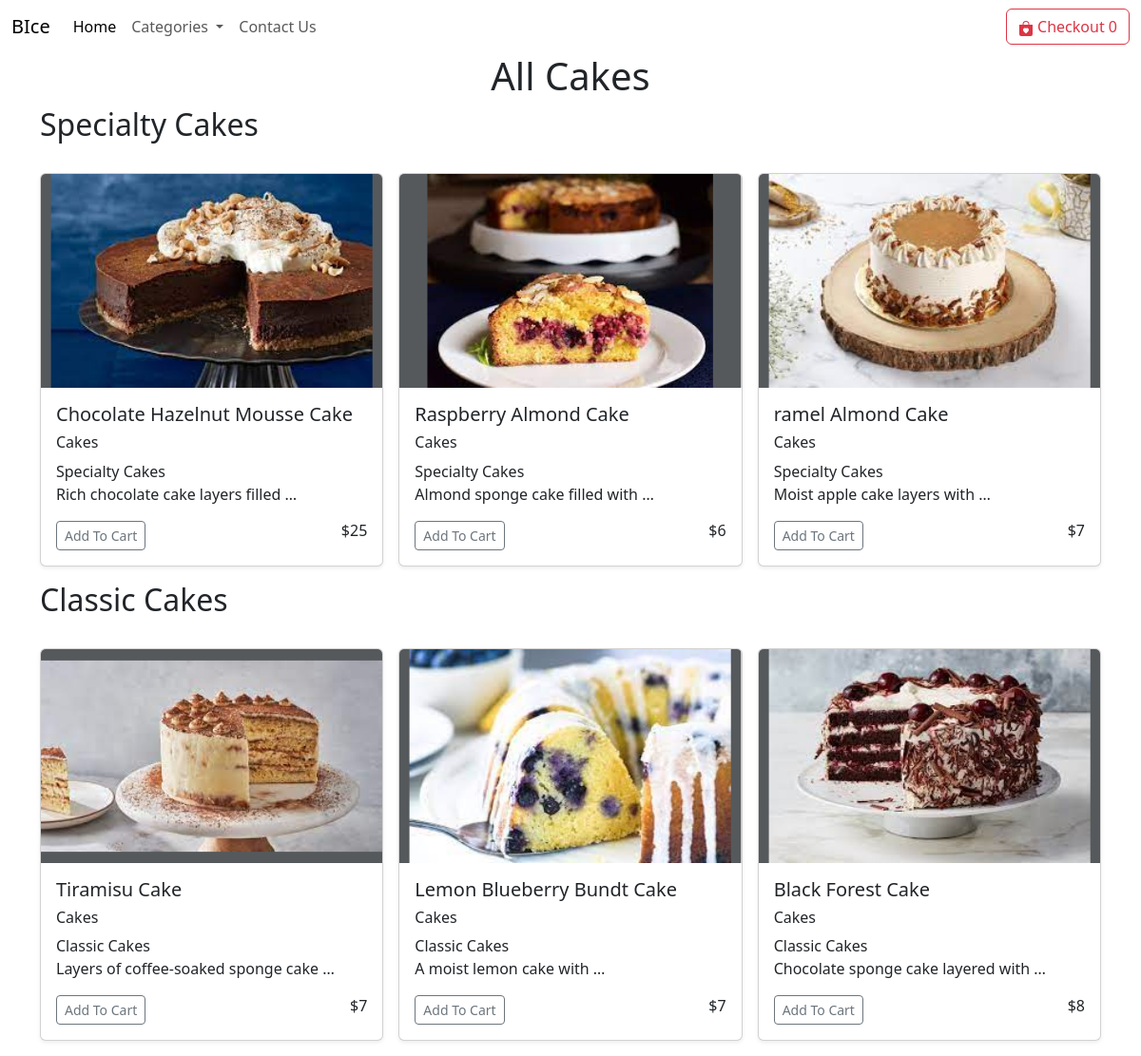
The page /cake on the database its author committed.
### app/models.py (models this page shows, shortened)
class Product(models.Model):
    name = models.CharField(max_length=127)
    price = models.IntegerField(default=0)
    category = models.CharField(max_length=255,default="")
    subcategory = models.CharField(max_length=255,default="")
    description = models.CharField(max_length=250, default='', blank=True, null=True)
    image = models.ImageField(upload_to='products/images')

### app/views.py (the view)
# urls.py: path('cake',views.cake,name='cake'),
def cake(request):
    cake_products = Product.objects.filter(category='Cakes')
    unique_subcategories = cake_products.values_list('subcategory', flat=True).distinct()
    params = {'cake_products': cake_products, 'unique_subcategories': unique_subcategories}
    return render(request, 'cake.html', params)

### templates/cake.html (shortened to what this page needs)
{% extends "base.html" %}
{% block body %}
{% load static %}
<div class="container">
    <h1 class="text-center">All Cakes</h1>
    {% for subcategory in unique_subcategories %}
    <h2 class="text">{{ subcategory }}</h2>
    <div class="row row-cols-1 row-cols-sm-2 row-cols-md-3 g-3 my-3">
        {% for product in cake_products %}
        {% if product.subcategory == subcategory %}
        <div class="col">
            <div class="card shadow-sm">
                <svg class="bd-placeholder-img card-img-top" width="100%" height="225" xmlns="http://www.w3.org/2000/svg" role="img" aria-label="Placeholder: Thumbnail" preserveAspectRatio="xMidYMid slice" focusable="false">
                    <title>{{ product.name }}</title>
                    <rect width="100%" height="100%" fill="#55595c"></rect>
                    <image xlink:href="/media/{{ product.image }}" width="100%" height="100%" />
                </svg>
                <div class="card-body">
                  <h5>{{ product.name }}</h5>
                  <h6>{{ product.category }}</h6>
                  <h7>{{ product.subcategory }}</h7>
                    <p class="card-text">{{ product.description|truncatewords:5 }}</p>
                    <div class="d-flex justify-content-between align-items-center">
                        <div class="btn-group">
                            <span id="div{{ product.name }}">
                                <button id="{{ product.name }}" type="button" class="btn btn-sm btn-outline-secondary cart">Add To Cart</button>
                            </span></div>
                            <h6 class="text-xl-end">${{product.price}}</h6>
                    </div>
                </div>
            </div>
        </div>
        {% endif %}
        {% endfor %}
    </div>
    {% endfor %}
</div>
{% endblock body %}

### rows shown on the page
Product: name "Chocolate Hazelnut Mousse Cake", category "Cakes", subcategory "Specialty Cakes", description "Rich chocolate cake layers filled …", price "25"
Product: name "Raspberry Almond Cake", category "Cakes", subcategory "Specialty Cakes", description "Almond sponge cake filled with …", price "6"
Product: name "ramel Almond Cake", category "Cakes", subcategory "Specialty Cakes", description "Moist apple cake layers with …", price "7"
Product: name "Tiramisu Cake", category "Cakes", subcategory "Classic Cakes", description "Layers of coffee-soaked sponge cake …", price "7"
Product: name "Lemon Blueberry Bundt Cake", category "Cakes", subcategory "Classic Cakes", description "A moist lemon cake with …", price "7"
Product: name "Black Forest Cake", category "Cakes", subcategory "Classic Cakes", description "Chocolate sponge cake layered with …", price "8"

### other values the page prints
{{ subcategory }} "Specialty Cakes" "Classic Cakes"
